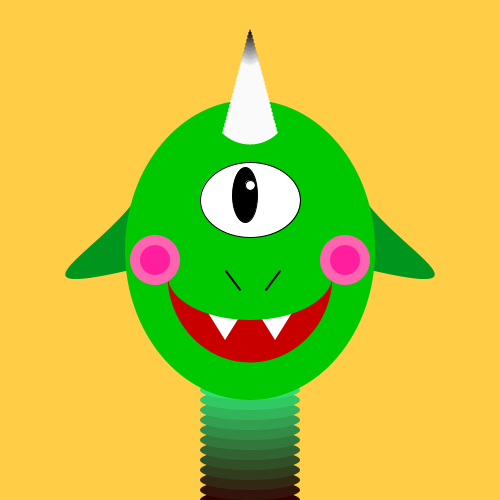
Frame 1 (no input)
Frame 60 (the mouse pressed at the canvas centre just before this capture): identical to frame 1, image omitted
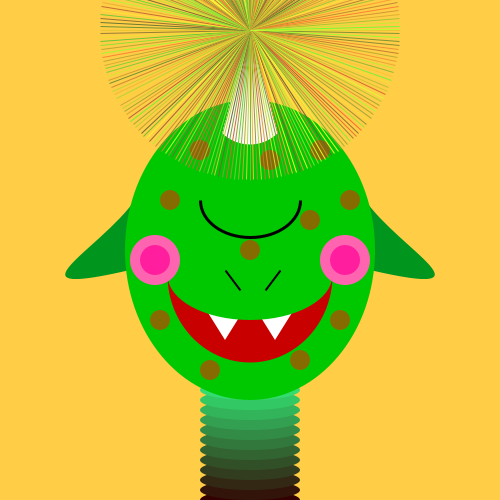
Frame 120 (the mouse held since frame 60 and released just before this capture)

The Processing sketch that drew these frames (run headless with seeded random() and noise(); from frame 60 on, the mouse is pressed at the canvas centre):

// Processing sketch: processing_71014
// ── processing_71014.pde

//MONSTER FACE
//by Luo
//eye movement code referenced from 
//http://www.openprocessing.org/sketch/68825

void setup() {
  size(500, 500);
  smooth();
}

void draw() {
  noStroke();
  background(255, 205, 70);
  
  fill(0, 150, 30);
  float earY = constrain(mouseY, 300, 450);
  //left ear
  beginShape();
  vertex(135, 200); 
  bezierVertex(100, 250, 0, earY, 130, 270);
  endShape();
  //right ear
  beginShape();
  vertex(365, 200); 
  bezierVertex(400, 250, 500, earY, 370, 270);
  endShape();
  fill(205, 94, 102);

  //neck
  for (int i = 0; i < 150; i+=10) {
    fill(50, i*2, i);
    ellipse(250, 500-i, 100, 20);
  }

  //face
  fill(0, 200, 0);
  ellipse(250, 250, 250, 300);
  
  //mouth
  fill(200, 0, 0);
  arc(250, 275, 165, 175, 0, PI); //lower
  fill(255, 255, 255);
  triangle(200, 300, 225, 340, 250, 300);
  triangle(250, 300, 275, 340, 300, 300);
  fill(0, 200, 0);
  arc(250, 275, 165, 90, 0, PI); //upper

  //horn
  noFill();
  for (int i = 30; i <= 105; i++) {
    color c1 = color(0);
    color c2 = color(250);
    float inter = map(i, 30, 105, 0, 3);
    color c = lerpColor(c1, c2, inter);
    stroke(c);
    strokeWeight(4);
    strokeCap(SQUARE);
    arc(250, i, i-30, i-30, PI/4, 3*PI/4);
  }
  //eye, blink
  if (mousePressed == true) {
    //spots
    noStroke();
    fill(random(100, 255), random(100, 230), 0);
    ellipse(320, 150, 20, 20);
    ellipse(270, 160, 20, 20);
    ellipse(310, 220, 20, 20);
    ellipse(210, 370, 20, 20);
    ellipse(340, 320, 20, 20);
    ellipse(300, 360, 20, 20);
    ellipse(250, 250, 20, 20);
    ellipse(160, 320, 20, 20);
    ellipse(170, 200, 20, 20);
    ellipse(200, 150, 20, 20);
    ellipse(350, 200, 20, 20);
    //blink
    noFill();
    stroke(0);
    strokeWeight(3);
    arc(250, 200, 100, 75, 0, PI);
    //LASER
    strokeWeight(1);
    for(float i = 0; i <= 2*PI; i+=(PI/120)){
      stroke(random(100, 255), random(100, 255), 50);
      line(250, 30, 250 + 150*cos(i), 30 + 150*sin(i));
    }
  }
  //no blink
  else {
    stroke(0);
    strokeWeight(1);
    fill(255, 255, 255);
    ellipse(250, 200, 100, 75);
    fill(0, 0, 0);
    //pupil movement
    float eyeX = 250;
    float eyeY = 200;
    float dx = constrain((mouseX-eyeX)/20, -5, 5);
    float dy = constrain((mouseY-eyeY)/20, -5, 5);
    ellipse(eyeX + dx, eyeY + dy, 25, 55);
    fill(255, 255, 255);
    ellipse(eyeX + dx+5, eyeY + dy-10, 10, 10);
  }

  //blush
  noStroke();
  fill(255, 100, 177);
  ellipse(155, 260, 50, 50);
  ellipse(345, 260, 50, 50);
  fill(255, 30, 157);
  ellipse(155, 260, 30, 30);
  ellipse(345, 260, 30, 30);

  //nostrils
  stroke(0);
  strokeWeight(2);
  line(225, 270, 240, 290);
  line(280, 270, 265, 290);
}
